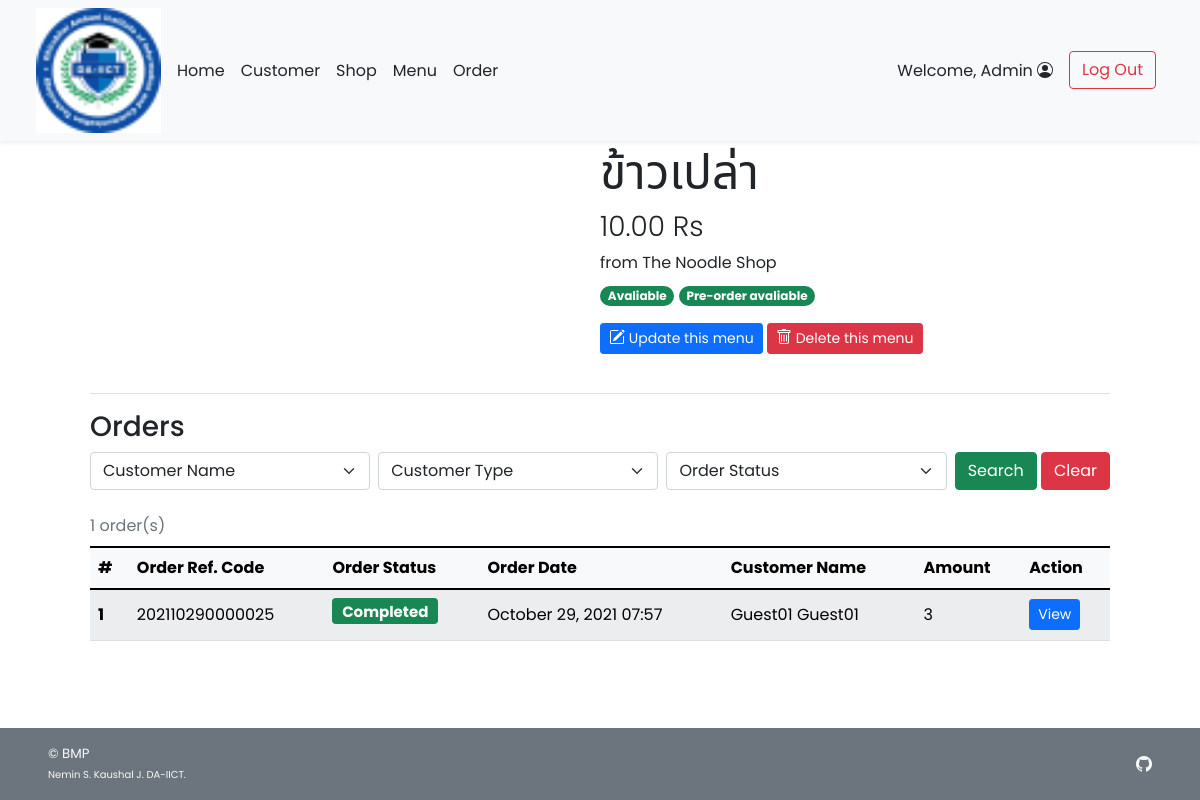
/admin/admin_food_detail.php?f_id=29 (signed in), run on the app's committed database.
### tables this page shows
CREATE TABLE `food` (
  `f_id` int(11) NOT NULL,
  `s_id` int(11) NOT NULL,
  `f_name` varchar(100) NOT NULL,
  `f_price` decimal(6,2) NOT NULL,
  `f_todayavail` tinyint(4) NOT NULL DEFAULT 1 COMMENT 'Food is available to order or not',
  `f_preorderavail` tinyint(4) NOT NULL DEFAULT 1,
  `f_pic` text DEFAULT NULL
);

CREATE TABLE `shop` (
  `s_id` int(11) NOT NULL,
  `s_username` varchar(45) NOT NULL,
  `s_pwd` varchar(45) NOT NULL,
  `s_name` varchar(100) NOT NULL,
  `s_location` varchar(100) NOT NULL,
  `s_openhour` time NOT NULL,
  `s_closehour` time NOT NULL,
  `s_status` tinyint(4) NOT NULL DEFAULT 1 COMMENT 'Shop ready for taking an order or not (True for open, False for close)',
  `s_preorderStatus` tinyint(4) NOT NULL DEFAULT 1 COMMENT 'Shop is ready for tomorrow pre-order or not',
  `s_email` varchar(100) NOT NULL,
  `s_phoneno` varchar(45) NOT NULL,
  `s_pic` text DEFAULT NULL
);

CREATE TABLE `order_header` (
  `orh_id` int(11) NOT NULL,
  `orh_refcode` varchar(15) DEFAULT NULL,
  `c_id` int(11) NOT NULL,
  `s_id` int(11) NOT NULL,
  `p_id` int(11) NOT NULL,
  `orh_ordertime` timestamp NOT NULL DEFAULT current_timestamp(),
  `orh_pickuptime` datetime NOT NULL,
  `orh_orderstatus` varchar(10) NOT NULL,
  `orh_finishedtime` datetime DEFAULT NULL
);

CREATE TABLE `customer` (
  `c_id` int(11) NOT NULL,
  `c_username` varchar(45) NOT NULL,
  `c_pwd` varchar(45) NOT NULL,
  `c_firstname` varchar(45) NOT NULL,
  `c_lastname` varchar(45) NOT NULL,
  `c_email` varchar(100) NOT NULL,
  `c_gender` varchar(1) NOT NULL COMMENT 'M for Male, F for Female',
  `c_type` varchar(3) NOT NULL COMMENT 'Type of customer in this canteen (STD for student, INS for instructor, STF for staff, GUE for guest, ADM for admin, OTH for other)'
);

CREATE TABLE `order_detail` (
  `ord_id` int(11) NOT NULL,
  `orh_id` int(11) NOT NULL,
  `f_id` int(11) NOT NULL,
  `ord_amount` int(11) NOT NULL,
  `ord_buyprice` decimal(6,2) NOT NULL COMMENT 'To keep the snapshot of selected menu cost at the time of the purchase.',
  `ord_note` text DEFAULT NULL
);

### admin/admin_food_detail.php (the view, shortened to what this page needs)
<!DOCTYPE html>
<html lang="en">
<head>
    <?php
        include("../conn_db.php");
        include('../head.php');
    ?>
    <link href="../css/main.css" rel="stylesheet">
    <link href="../css/menu.css" rel="stylesheet">
</head>
<body class="d-flex flex-column h-100">
    <?php include('nav_header_admin.php')?>
    <?php
        $f_id = $_GET["f_id"];
        $query = "SELECT s.s_id,s.s_name,f.f_name,f.f_price,f.f_todayavail,f.f_preorderavail,f.f_pic
        FROM food f INNER JOIN shop s ON f.s_id = s.s_id WHERE f.f_id = $f_id LIMIT 0,1;";
        $result = $mysqli -> query($query);
        $food_row = $result -> fetch_array();
    ?>
    <div class="container px-5 py-4" id="shop-body">
        <a class="nav nav-item text-decoration-none text-muted mb-2" href="#" onclick="history.back();">
        </a>
        <div class="container row row-cols-6 row-cols-md-12 g-5 pt-4 mb-4" id="shop-header">
            <div class="rounded-25 col-6" id="shop-img" style="
                    background: url(
                        <?php
                            if(is_null($food_row["f_pic"])){echo "'../img/default.png'";}
                            else{echo "'../img/{$food_row['f_pic']}'";}
                        ?>
                    ) center; height: 225px;
                    background-size: cover; background-repeat: no-repeat;
                    background-position: center;">
            </div>
            <div class="col-6">
                <h1 class="display-5 strong"><?php echo $food_row["f_name"];?></h1>
                <h3 class="fw-light"><?php echo $food_row["f_price"]?> Rs</h3>
                <ul class="list-unstyled">
                    <li class=""><?php echo "from ".$food_row["s_name"];?></li>
                    <li class="my-2">
                        <?php
                            if($food_row["f_todayavail"]==1){
                        ?>
                        <span class="badge rounded-pill bg-success">Avaliable</span>
                        <?php }else{ ?>
                        <span class="badge rounded-pill bg-danger">Unavaliable</span>
                        <?php }
                            if($food_row["f_preorderavail"]==1){
                        ?>
                        <span class="badge rounded-pill bg-success">Pre-order avaliable</span>
                        <?php }else{ ?>
                        <span class="badge rounded-pill bg-danger">Pre-order Unavaliable</span>
                        <?php } ?>
                    </li>
                </ul>
        <a class="btn btn-sm btn-primary mt-2 mt-md-0" href="admin_food_edit.php?s_id=<?php echo $food_row["s_id"]?>&f_id=<?php echo $f_id?>">
            Update this menu
        </a>
        <a class="btn btn-sm btn-danger mt-2 mt-md-0" href="admin_food_delete.php?f_id=<?php echo $f_id?>">
            Delete this menu
        </a>
            </div>
        </div>
        <div class="container">
        <h3 class="border-top pt-3 mt-2">Orders</h3>
            <form class="form-floating mb-3" method="GET" action="admin_food_detail.php">
                <div class="row g-2">
                    <div class="col">
                        <select class="form-select" id="c_id" name="c_id">
                            <option selected value="">Customer Name</option>
                            <?php
                                $option_query = "SELECT DISTINCT c.c_id, c.c_firstname,c.c_lastname
                                FROM order_header orh INNER JOIN order_detail ord ON orh.orh_id = ord.orh_id
                                INNER JOIN customer c ON orh.c_id = c.c_id WHERE ord.f_id = {$f_id};";
                                $option_result = $mysqli -> query($option_query);
                                $opt_row = $option_result -> num_rows;
                            ?>
                        </select>
                    </div>
                    <div class="col">
                        <select class="form-select" id="utype" name="ut">
                            <?php if(isset($_GET["search"])){?>
                            <option selected value="">Customer Type</option>
                            <option value="STD" <?php if($_GET["ut"]=="STD"){ echo "selected";}?>>Student</option>
                            <option value="INS" <?php if($_GET["ut"]=="INS"){ echo "selected";}?>>Professor</option>
                            <option value="TAS" <?php if($_GET["ut"]=="TAS"){ echo "selected";}?>>Teaching Assistant</option>
                            <option value="STF" <?php if($_GET["ut"]=="STF"){ echo "selected";}?>>Faculty Staff</option>
                            <option value="GUE" <?php if($_GET["ut"]=="GUE"){ echo "selected";}?>>Visitor</option>
                            <option value="ADM" <?php if($_GET["ut"]=="ADM"){ echo "selected";}?>>Admin</option>
                            <option value="OTH" <?php if($_GET["ut"]=="OTH"){ echo "selected";}?>>Other</option>
                            <?php }else{ ?>
                            <option selected value="">Customer Type</option>
                            <?php } ?>
                        </select>
                    </div>
                    <div class="col">
                        <select class="form-select" id="orderstatus" name="os">
                            <?php if(isset($_GET["search"])){?>
                            <option selected value="">Order Status</option>
                            <option value="ACPT" <?php if($_GET["os"]=="ACPT"){ echo "selected";}?>>Order Accepted</option>
                            <option value="PREP" <?php if($_GET["os"]=="PREP"){ echo "selected";}?>>Order Preparing</option>
                            <option value="RDPK" <?php if($_GET["os"]=="RDPK"){ echo "selected";}?>>Ready for Pick-Up</option>
                            <option value="FNSH" <?php if($_GET["os"]=="FNSH"){ echo "selected";}?>>Order Finished</option>
                            <?php }else{ ?>
                            <option selected value="">Order Status</option>
                            <?php } ?>
                        </select>
                    </div>
                    <div class="col-auto">
                        <button type="submit" name="search" value="1" class="btn btn-success"
                        <?php if($opt_row==0){echo "disabled";} ?>>Search</button>
                        <button type="reset" class="btn btn-danger"
                            onclick="javascript: window.location='admin_food_detail.php?f_id=<?php echo $f_id?>'">Clear</button>
                    </div>
                </div>
            </form>
        </div>
        <?php
            if(isset($_GET["search"])){
                if($_GET["c_id"]!=''){ $cid_clause = " AND orh.c_id = '{$_GET['c_id']}';"; }else{ $cid_clause = ";";}
                $query = "SELECT orh.orh_id,orh.orh_refcode,orh.orh_ordertime,c.c_firstname,c.c_lastname,orh.orh_orderstatus,ord.ord_amount
                FROM order_header orh INNER JOIN order_detail ord ON orh.orh_id = ord.orh_id INNER JOIN customer c ON orh.c_id = c.c_id
                WHERE ord.f_id = {$f_id} AND c.c_type LIKE '%{$_GET['ut']}%' AND orh.orh_orderstatus LIKE '%{$_GET['os']}%'".$cid_clause;
            }else{
                $query = "SELECT orh.orh_id,orh.orh_refcode,orh.orh_ordertime,c.c_firstname,c.c_lastname,orh.orh_orderstatus,ord.ord_amount
                FROM order_header orh INNER JOIN order_detail ord ON orh.orh_id = ord.orh_id
                INNER JOIN customer c ON orh.c_id = c.c_id WHERE ord.f_id = {$f_id};";
            }
            $result = $mysqli -> query($query);
            $numrow = $result -> num_rows;
            if($numrow > 0){
        ?>
        <div class="container align-items-stretch">
            <div class="table-responsive">
            <table class="table rounded-5 table-light table-striped table-hover align-middle caption-top mb-3">
                <caption><?php echo $numrow;?> order(s) <?php if(isset($_GET["search"])){?><br /><a
                        Result</a><?php } ?></caption>
                <thead class="bg-light">
                    <tr>
                        <th scope="col">#</th>
                        <th scope="col">Order Ref. Code</th>
                        <th scope="col">Order Status</th>
                        <th scope="col">Order Date</th>
                        <th scope="col">Customer Name</th>
                        <th scope="col">Amount</th>
                        <th scope="col">Action</th>
                    </tr>
                </thead>
                <tbody>
                    <?php $i=1; while($row = $result -> fetch_array()){ ?>
                    <tr>
                        <th><?php echo $i++;?></th>
                        <td><?php echo $row["orh_refcode"];?></td>
                        <td>
                            <?php if($row["orh_orderstatus"]=="ACPT"){ ?>
                                <h5><span class="fw-bold badge bg-info text-dark">Accepted</span></h5>
                            <?php }else if($row["orh_orderstatus"]=="PREP"){ ?>
                                <h5><span class="fw-bold badge bg-warning text-dark">Preparing</span></h5>
                            <?php }else if($row["orh_orderstatus"]=="RDPK"){ ?>
                                <h5><span class="fw-bold badge bg-primary text-white">Ready to pick up</span></h5>
                            <?php }else if($row["orh_orderstatus"]=="FNSH"){?>
                                <h5><span class="fw-bold badge bg-success text-white">Completed</span></h5>
                            <?php } ?>
                        </td>
                        <td><?php
                        $order_time = (new Datetime($row["orh_ordertime"])) -> format("F j, Y H:i");
                        echo $order_time;
                        ?></td>
                        <td><?php echo $row["c_firstname"]." ".$row["c_lastname"];?></td>
                        <td><?php echo $row["ord_amount"];?></td>
                        <td><a href="admin_order_detail.php?orh_id=<?php echo $row["orh_id"]?>" class="btn btn-sm btn-primary">View</a></td>
                    </tr>
                    <?php } ?>
                </tbody>
            </table>
        </div>
        </div>
        <?php } ?>
    </div>
    <footer
        class="footer d-flex flex-wrap justify-content-between align-items-center px-5 py-3 mt-auto bg-secondary text-light">
        <span class="smaller-font">&copy; BMP<br /><span class="xsmall-font">Nemin S. Kaushal J.
                DA-IICT.</span></span>
        <ul class="nav justify-content-end list-unstyled d-flex">
            <li class="ms-3"><a class="text-light" target="_blank" href="https://github.com/Kaushal199/CMS_BMP/"><i
                        class="bi bi-github"></i></a></li>
        </ul>
    </footer>
</body>
</html>

### css/main.css (style rules this page uses)
html { height: 100%; }
body { height: 100%; padding-top: 4rem; margin-bottom: -50px; font-family: 'Poppins', 'Noto Sans Thai', sans-serif; }
a { cursor: pointer; }
.bi { vertical-align: -.125em; fill: currentColor; }
.text-white { color: white; }
.smaller-font { font-size: smaller; }
.xsmall-font { font-size: x-small; }
.rounded-25 { border-radius: 25px; }

### css/menu.css (style rules this page uses)
html, body { height: 100%; }

### data on the page
food: f_name "ข้าวเปล่า", f_price "10.00", s.s_name "The Noodle Shop"
order_header: orh_refcode "202110290000025", orh_orderstatus "Completed", orh_ordertime "October 29, 2021 07:57", c.c_firstname "Guest01", c.c_lastname "Guest01", order_detail.ord_amount "3"

### other printed values
$_SESSION['firstname'] "Admin"
$numrow "1"
